Frame 1 (no input): blank canvas, image omitted
Frame 60 (the mouse pressed at the canvas centre just before this capture): blank canvas, image omitted
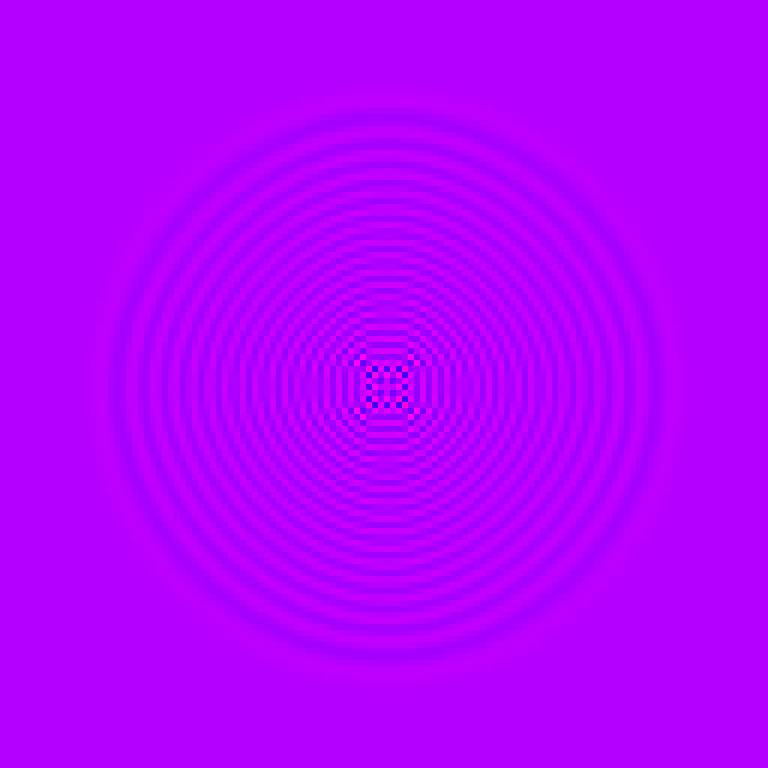
Frame 120 (the mouse held since frame 60 and released just before this capture)

The Processing sketch whose frames 1 and 60 were blank and that drew this single picture after the mouse press (run headless with seeded random() and noise(); from frame 60 on, the mouse is pressed at the canvas centre):

// Processing sketch: waves
// ── waves.pde
int size = 128;
int scale = 6;
float[][] vals = new float[size][size];
Cell[][] cells = new Cell[size][size];

Boolean allowNoise = true;

PShape square;

void setup() {
  background(25);
  surface.setSize(size*scale, size*scale);
  noStroke();
  fill(255);
 

  for (int x=0; x<size; x++) 
    for (int y=0; y<size; y++) {
      int[] ID = new int[2];
      ID[0] = x;
      ID[1] = y;

      cells[x][y] = new Cell(ID);
      vals[x][y] = 0;
    }

  square = createShape(RECT, 0, 0, scale, scale);
  
}

void drawImg() {
  for (Cell[] i : cells)
    for (Cell j : i) {
      j.show();
  }
}
void sharePos() {
  for (Cell[] i : cells)
    for (Cell j : i) {
      j.sharePos();
  }
}
void forces() {
  for (Cell[] i : cells)
    for (Cell j : i) {
      j.forces();
  } 
}
void physics() {
  for (Cell[] i : cells)
    for (Cell j : i) {
      j.physics();
  }
}

void mousePressed() {
  cells[round(mouseX/scale)][round(mouseY/scale)].y = 2;
}

void mouseDragged() {
  cells[
    constrain(round(mouseX/scale),1,width/scale-2)]
    [constrain(round(mouseY/scale),1,height/scale-2)].y = 0.2;
}



float t = 0;

void draw() {
  t++;
  frameRate(60);
  background(25);
  colorMode(HSB, 255);
  sharePos();
  forces();
  physics();
  drawImg();
  
}

// ── Cell.pde

public class Cell {
  int[] ID = new int[2];

  float y = 0;
  float acc = 0;
  float vel = 0;
  float speed = 1.0;
  float damp = 0.98;

  public Cell(int[] ID) {
    this.ID = ID;
    
    if (ID[0] == 0 || ID[0] == size-1)
      y = 0;
    if (ID[1] == 0 || ID[1] == size-1)
      y = 0;
  }

  void sharePos() {
    vals[ ID[0] ][ ID[1] ] = y;
  }

  void forces() {
    if (ID[0] != 0 && ID[0] != size-1) {
      if (ID[1] != 0 && ID[1] != size-1) {
        float eh = .43; // Eh is the best!
        acc = 0;
        acc += vals[ ID[0]-1][ID[1]  ] + vals[ ID[0]+1][ID[1]  ];
        acc += vals[ ID[0]  ][ID[1]-1] + vals[ ID[0]  ][ID[1]+1];
        
        acc += vals[ ID[0]-1][ID[1]-1] * eh + vals[ ID[0]+1][ID[1]+1] * eh;
        acc += vals[ ID[0]-1][ID[1]+1] * eh + vals[ ID[0]+1][ID[1]-1] * eh;
        acc /= 2 + 2*eh;
         acc -= y*2;
      }
    } else if (ID[0] == 0) {
    }
  }

  void physics() {
    acc *= speed;
    vel += acc;
    vel *= damp;
    y += vel;
  }

  void move(float in) {
    vel = in;
  }

  void show() {
    square.setFill(color( map(y, -1, 1, 0, 400), 255, 255 ));
    shape(square, scale*ID[0], scale*ID[1]);
  }
}
